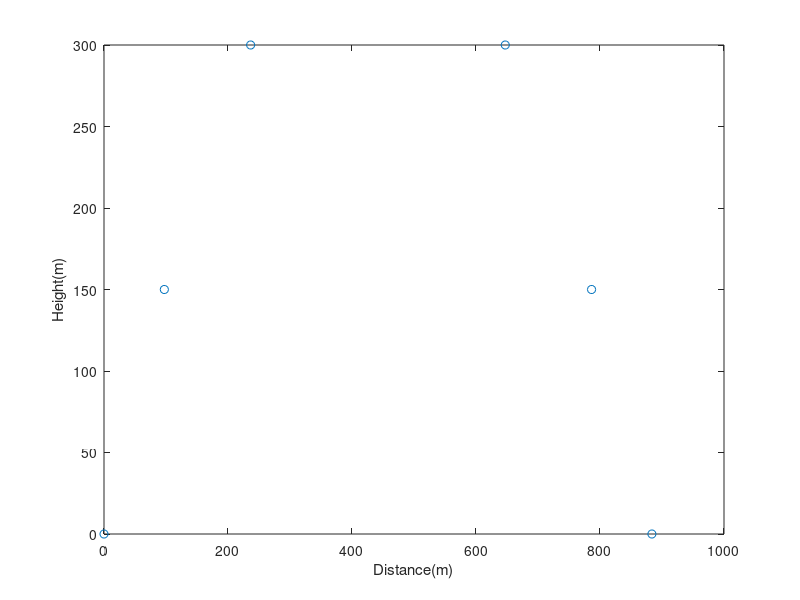
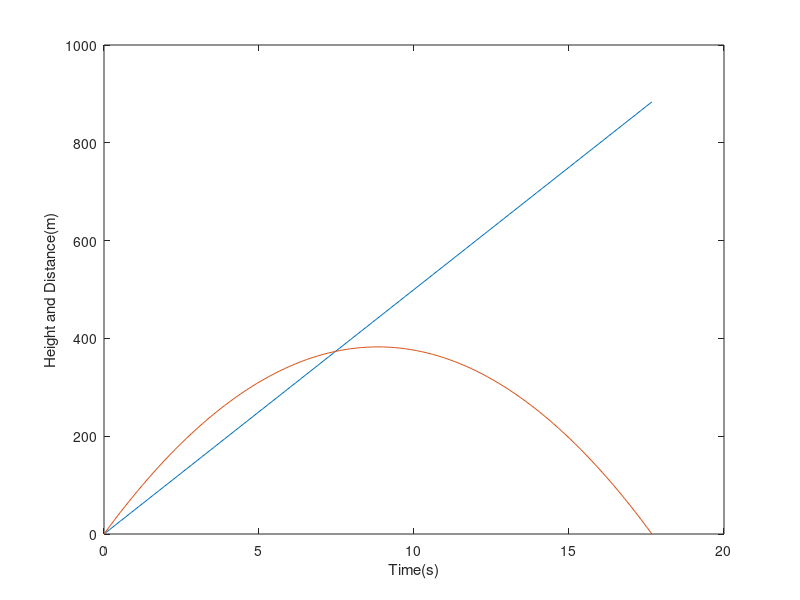
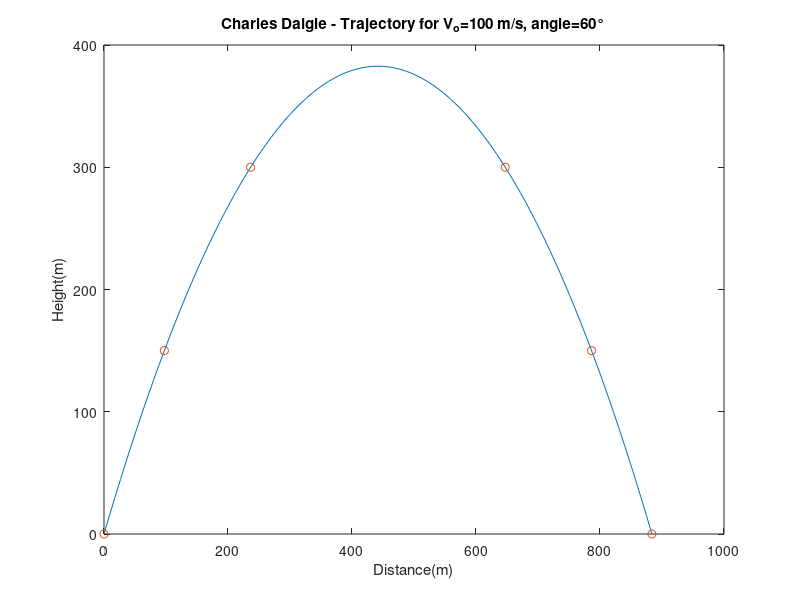

These figures' MATLAB source, in order:
g = -9.80 ; % gravitational acceleration
initial_velocity = 100 ;
initial_angle = 60 ;
Vox = initial_velocity * cosd(initial_angle) ;
Voy = initial_velocity * sind(initial_angle) ;
time_to_top = -Voy/g  %given by rearranging v = at

max_height = 0.5*g*time_to_top^2 + Voy*time_to_top  %maximum height reached given by 0.5at^2 + vt

height = [0 150 300 400] ; %when we solve for time at y = 400, we will get a complex value as the parabola does not intersect this height (no real solutions at this y-value)
A = g / 2 ; %represents coefficient of time_to_top^2 of quadratic in standard form
B = Voy ; %represents coefficient of time_to_top of quadratic in standard form
C = -height ; %represents constant term of quadratic in standard form
time_1 = (-B+sqrt(B^2-4*A*C))/(2*A)  %positive root

%last value complex because there is no real value for x at the given y-value (negative root when calculating B^2 - 4*A*C
time_2 = (-B-sqrt(B^2-4*A*C))/(2*A)  %negative root

time_1(1:3) 

rtime_1 = time_1(1:3) ;
rtime_2 = time_2(1:3) ; %remove complex parts/answers from the time values
x2_minus_x1 = (rtime_2 - rtime_1) * Vox 

time = [rtime_1 rtime_2] 

time .* time 

y = 0.5*g*time.*time + Voy*time  

% this ^ is a vectorized calculation of all the y-values by using the matrix multiplication to square each time in place
x = Vox*time 

figure(1)
plot(x,y,'o')
xlabel('Distance(m)'); ylabel('Height(m)') %Label the axes

N=0:100;
max_time = max(time)  %find the maximum value in the time array and store as a variable
TIME = N*max_time/100 ; 
XX = TIME * Vox ; %distance = speed * time (classic)
YY = 0.5*g*TIME.^2 + Voy*TIME ; 

figure(2)
plot(TIME,XX,TIME,YY) %plot both XX and YY on the same plot
xlabel('Time(s)'); ylabel('Height and Distance(m)') %label the x and y axes
figure(3) ; % new figure
plot(XX,YY,'-',x,y,'o') ;
xlabel('Distance(m)') ; ylabel('Height(m)')
title('Charles Daigle - Trajectory for V_o=100 m/s, angle=60°')